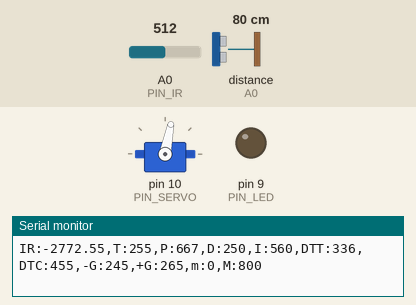
The sketch below on a simulated Arduino Uno, built with avr-gcc and run on an emulated ATmega328P. Shown: servo, output pins drawn as LEDs (lit = HIGH), the last lines printed to the serial monitor. The inputs (shaded band) are chosen by the test bench; at power-on: distance to the obstacle (sensor on A0) 80 cm, A0 (PIN_IR) = 512.

Above: at 1.2 s.
1.3 s: distance to the obstacle (sensor on A0) set to 33 cm
3.5 s: distance to the obstacle (sensor on A0) set to 31 cm
6.5 s: distance to the obstacle (sensor on A0) set to 2 cm
9.5 s: distance to the obstacle (sensor on A0) set to 35 cm
At 9.9 s:
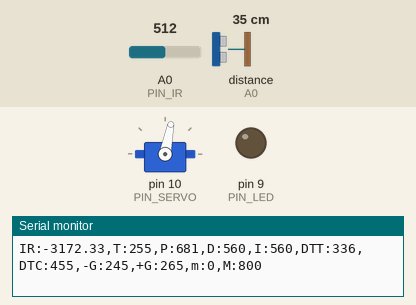
11.0 s: distance to the obstacle (sensor on A0) set to 4 cm
At 12.24 s:
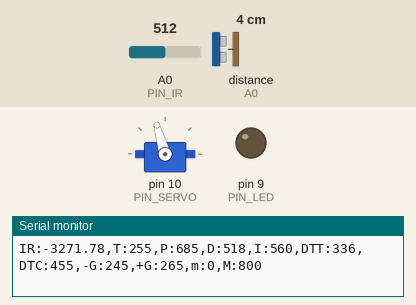
Timing chart, 0 to 15.0 s (numbered marks = the images above; inputs shaded):
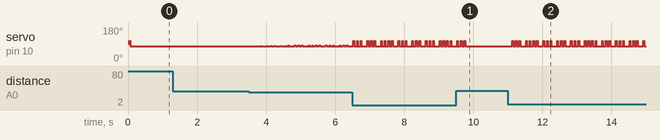

Measured:
- after the input at 9.5 s, servo on pin 10 (PIN_SERVO): goes on until 9.8 s, then stays 79°
- after the input at 11.0 s, servo on pin 10 (PIN_SERVO): 79° → 106° after 0.13 s, then moves between 79° and 106°, repeating every 1.3 s
- by itself, servo on pin 10 (PIN_SERVO): moves between 79° and 106°, repeating every 1.3 s

The sketch:

PIDcontrol.ino
```cpp
#include <Servo.h>
#include <SharpIR.h>
#include <math.h>

// Arduino pin assignment
#define PIN_LED 9
#define PIN_SERVO 10
#define PIN_IR A0

// Framework setting
#define _DIST_TARGET 252
#define _DIST_TARGETI 255
#define _DIST_MIN 100
#define _DIST_MAX 410

// Distance sensor
#define _DIST_ALPHA 0.1
#define AVER 10 //평균값 필터 N

// configurable parameters
#define INTERVAL 20 // sampling interval (unit: ms)
#define _DUTY_MIN 1356
#define _DUTY_NEU 1496 // servo neutral position (90 degree)
#define _DUTY_MAX 1636

// Servo speed control
#define _SERVO_ANGLE 30 // angle b/w DUTY_MAX and DUTY_MIN
#define _SERVO_SPEED 10 // servo speed limit (deg/sec)
#define _RAMPUP_TIME 360 // servo pped

// Event periods
#define _INTERVAL_DIST 10 // distance sensor interval (ms)
#define _INTERVAL_SERVO 10 // servo interval (ms)
#define _INTERVAL_SERIAL 100 // serial interval (ms)

// PID parameters
#define KP 0.71
#define KI 0.001
#define KD 54.0

#define _ITERM_MAX 200
#define START _DUTY_MIN + 100
#define END _DUTY_MAX - 100

// global variables
float timeout; // unit: us
float raw_dist, dist_min, dist_max, dsist_ema, dist_cali2, dist_cali, dist_ema,dist_median; // unit: mm
float dist_final;
unsigned long last_sampling_time; // unit: ms
float scale; // used for pulse duration to distance conversion
int duty_chg_max; // maximum speed, i.e., duty difference per interval (unit: us/interval)
//int duty_chg_per_interval; // current speed (unit: us/interval)
int duty_chg_adjust; // duty accelration per interval during ramp up/down period (unit: us/interval^2)
int toggle_interval, toggle_interval_cnt;
float pause_time; // unit: sec
Servo myservo;
float dist_target;

// Event periods
unsigned long last_sampling_time_dist, last_sampling_time_servo, last_sampling_time_serial;
bool event_dist, event_servo, event_serial;

// Servo speed control
int duty_chg_per_interval; // maximum duty difference per interval
int duty_target, duty_curr;

// PID variables
float error_curr, error_prev, control, pterm, dterm, iterm, ServoOutput;
SharpIR SharpIR(PIN_IR, 1080);


void setup() {
  // initialize GPIO pins for LED and attach servo
  pinMode(PIN_LED, OUTPUT);
  digitalWrite(PIN_LED, 0);
  myservo.attach(PIN_SERVO);
  duty_target = duty_curr = START;
  ir_distance();
  // move servo to neutral position
  myservo.writeMicroseconds(_DUTY_NEU);
  // initialize serial port
  Serial.begin(2000000);

  // servo related variables

  //duty_chg_max = (float)(_DUTY_MAX - _DUTY_MIN) * _SERVO_SPEED / 180 * INTERVAL / 1000;
  //duty_chg_adjust = (float) duty_chg_max * INTERVAL / _RAMPUP_TIME;
  //duty_chg_per_interval = 0; // initial speed is set to 0.

  // convert angle speed into duty change per interval.
  duty_chg_per_interval = (float)(_DUTY_MAX - _DUTY_MIN) * _SERVO_SPEED / 180 * INTERVAL / 1000;

  // initialize last sampling time
  last_sampling_time = last_sampling_time_dist = last_sampling_time_servo = last_sampling_time_serial = 0;
  event_dist = event_servo = event_serial = false;
}


void loop() {
  // millis() returns the number of milliseconds since the program started. Will overflow after 50 days.
  if (millis() < last_sampling_time + INTERVAL) return;
  unsigned long time_curr = millis();


  if (time_curr >= last_sampling_time_dist + _INTERVAL_DIST) {
    last_sampling_time_dist += _INTERVAL_DIST;
    event_dist = true;
  }
  if (time_curr >= last_sampling_time_servo + _INTERVAL_SERVO) {
    last_sampling_time_servo += _INTERVAL_SERVO;
    event_servo = true;
  }
  if (time_curr >= last_sampling_time_serial + _INTERVAL_SERIAL) {
    last_sampling_time_serial += _INTERVAL_SERIAL;
    event_serial = true;
  }

  if (event_dist) {
    event_dist = false;
    dist_cali = ir_distance_filtered();

    error_curr = _DIST_TARGET - dist_cali;
    pterm = KP * error_curr;
    dterm = KD * (error_curr - error_prev);
    iterm += KI * error_curr;

    if(abs(iterm) > _ITERM_MAX) iterm = 0;

    control = pterm + dterm + iterm;
    duty_target=_DUTY_NEU+control;
    if(duty_target < _DUTY_MIN) duty_target=_DUTY_MIN;
    if(duty_target > _DUTY_MAX) duty_target=_DUTY_MAX;
    error_prev = error_curr;
  }

  if (event_servo) {
    event_servo = false;
    myservo.writeMicroseconds(duty_target);
  }

  if (event_serial) {
    event_serial = false;
    Serial.print("IR:");
    Serial.print(dist_cali);
    Serial.print(",T:");
    Serial.print(_DIST_TARGETI);
    Serial.print(",P:");
    Serial.print(map(pterm,-1000,1000,510,610));
    Serial.print(",D:");
    Serial.print(map(dterm,-1000,1000,510,610));
    Serial.print(",I:");
    Serial.print(map(iterm,-1000,1000,510,610));
    Serial.print(",DTT:");
    Serial.print(map(255,1000,2000,410,510));
    Serial.print(",DTC:");
    Serial.print(map(duty_curr,1000,2000,410,510));
    Serial.println(",-G:245,+G:265,m:0,M:800");
  }

  // update last sampling time
  last_sampling_time += INTERVAL;
}


float ir_distance(void) { // return value unit: mm
  float val;
  float volt = float(analogRead(PIN_IR));
  val = ((6762.0 / (volt - 9.0)) - 4.0) * 10.0;
  return SharpIR.distance() * 10;
}

float ir_distance_filtered(void) {
  float dis, dis1, dis2, ema, arr[AVER], sum;
  float a=89;  //150
  float b=195;  //300
  dis = ir_distance();
  dis1 = 150.0 / (b - a) * (dis - a) + 150.0;
  dist_ema = _DIST_ALPHA*dis1+(1-_DIST_ALPHA)*dist_ema;
  sum=0;
  for(int i=AVER-2;i>=0;i--){
    arr[i+1]=arr[i];
  }
  arr[0]=dist_ema;
  for(int i=0;i<AVER;i++){
    sum+=arr[i];
  }
  return sum/AVER;
}
```
